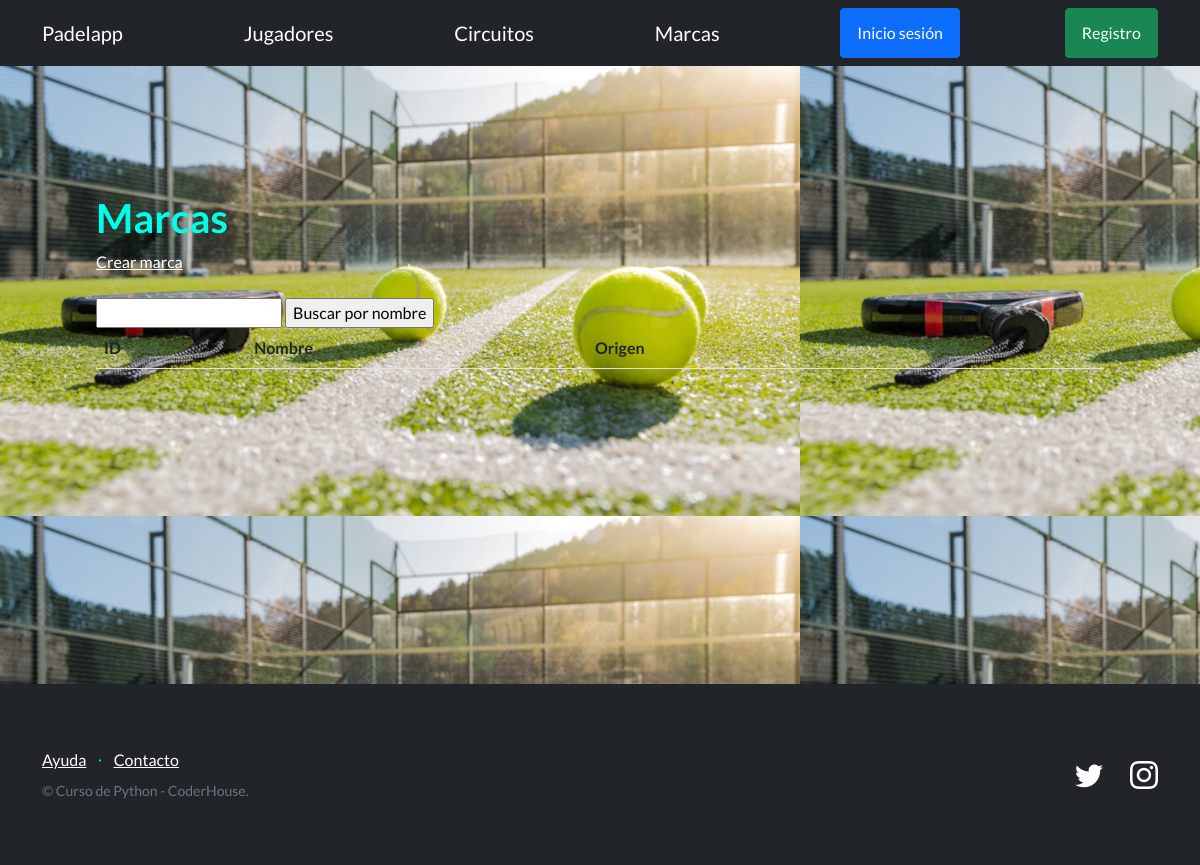
/PadelApp/marcas/, run on an earlier commit of the app's database.
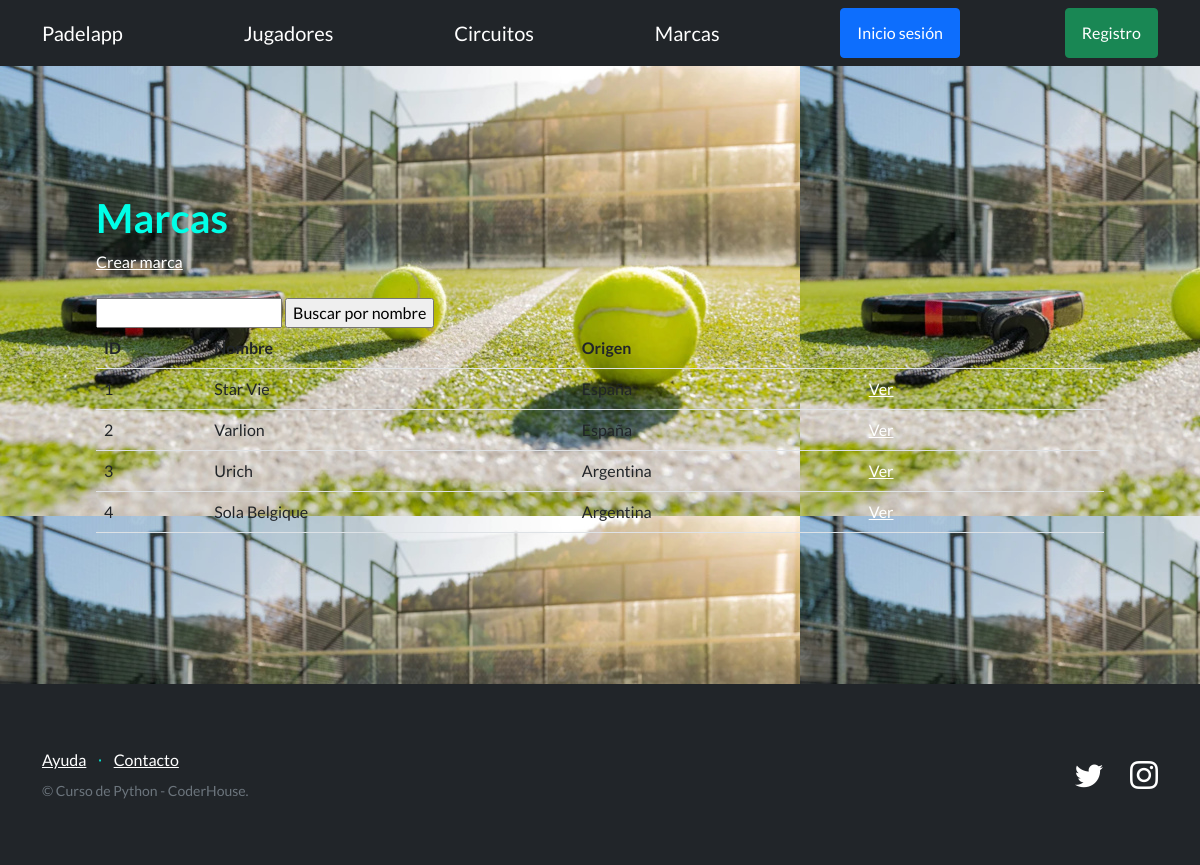
And on a later commit of the database.
### PadelApp/models.py (models this page shows, shortened)
class Marca(models.Model):
    nombre = models.CharField(max_length=64)
    origen = models.CharField(max_length=64)
    creador = models.ForeignKey(User, on_delete=models.SET_NULL, null=True)

### PadelApp/views.py (the view)
# urls.py: path("marcas/", MarcaListView.as_view(), name="listar_marcas" ),
class MarcaListView(ListView):
    model = Marca
    template_name = 'PadelApp/marca.html'

### PadelApp/templates/PadelApp/marca.html (shortened to what this page needs)
{% extends "PadelApp/base2.html" %}
{% block contenido %}
<section>
    <div>
      <h1>Marcas</h1>
      <a href="{% url "crear_marca" %}">Crear marca</a>
      <br><br>
      <form action="{% url 'buscar_marca' %}" method="get">
        <input type="text" name="q">
        <input type="submit" value="Buscar por nombre">
      </form>
      <table class="table">
        <tbody>
          <tr>
            <th>ID</th>
            <th>Nombre</th>
            <th>Origen</th>
            <th></th>
            <th></th>
            <th></th>
          </tr>
          {% for marca in object_list %}
          <tr>
            <td>{{ marca.id }}</td>
            <td>{{ marca.nombre }}</td>
            <td>{{ marca.origen }}</td>
            <td>
                <a href = "{% url "detalle_marca" marca.id %}">Ver</a>
            </td>
            <td>
            </td>
            <td>
            </td>
          </tr>
          {% endfor %}
        </tbody>
      </table>
    </div>
  </section>
{% endblock contenido %}

What changed in the data, as far as the page shows it:
added Marca: id "1", nombre "Star Vie", origen "España"
added Marca: id "2", nombre "Varlion", origen "España"
added Marca: id "3", nombre "Urich", origen "Argentina"
added Marca: id "4", nombre "Sola Belgique", origen "Argentina"
